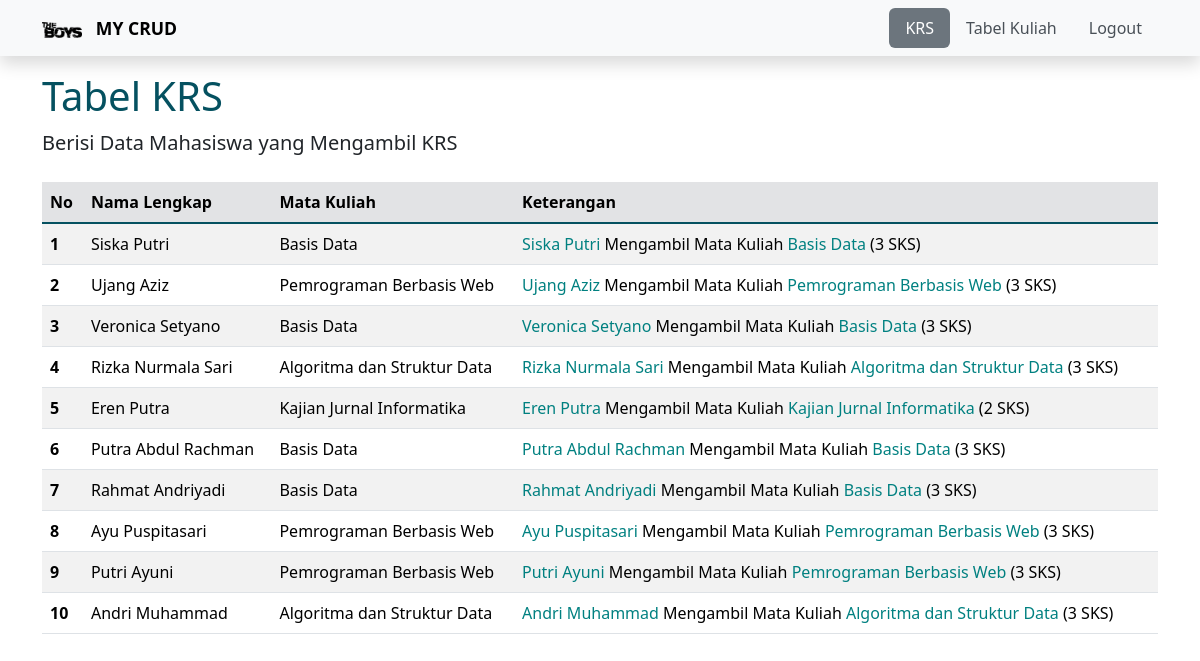
Page /show.php (signed in) on the committed database.
### tables this page shows
CREATE TABLE `mahasiswa` (
  `npm` char(13) NOT NULL,
  `nama` varchar(50) NOT NULL,
  `jurusan` enum('Teknik Informatika','Sistem Informasi') NOT NULL,
  `alamat` text NOT NULL
);

CREATE TABLE `matakuliah` (
  `kodemk` char(6) NOT NULL,
  `nama` varchar(50) NOT NULL,
  `jumlah_sks` int NOT NULL
);

### show.php (the view, shortened to what this page needs)
<?php
include 'koneksi.php';
$query = "SELECT mahasiswa.nama AS 'nama_mhs' , matakuliah.nama AS 'nama_matkul', matakuliah.jumlah_sks FROM mahasiswa JOIN krs ON mahasiswa.npm = krs.mahasiswa_npm JOIN matakuliah ON matakuliah.kodemk = krs.matakuliah_kodemk ORDER BY mahasiswa.nPM ASC";
$sql = mysqli_query($koneksi, $query);
$no = 0;
?>
<!DOCTYPE html>
<html lang="en" data-bs-theme="white">
<head>
  <link href="https://cdn.jsdelivr.net/npm/bootstrap@5.3.0/dist/css/bootstrap.min.css" rel="stylesheet"
>
  <link rel="stylesheet" href="css/bootstrap.min.css">
</head>
<body>
  <nav class="navbar bg-body-tertiary mb-5 shadow fixed-top">
    <div class="container">
      <a class="navbar-brand" href="#" style="font-size : 1.1em;">
        <img src="img/LogoTBZ.png" alt="logo" style="width: 2.3em; margin-right: 0.5em;">
        <strong class="mt-5">MY CRUD</strong>
      </a>
      <ul class="nav nav-pills">
        <li class="nav-item">
          <a class="nav-link active bg-secondary" aria-current="page" href="#">KRS</a>
        </li>
        <li class="nav-item">
          <a class="nav-link text-dark-emphasis" href="index.php">Tabel Kuliah</a>
        </li>
        <li class="nav-item">
          <a class="nav-link text-dark-emphasis" href="logout_proccess.php">Logout</a>
        </li>
      </ul>
    </div>
  </nav>
  <div class="container mt-5 pt-4">
    <figure class="text-dark">
      <blockquote class="blockquote">
        <h1 class="text-info-emphasis mt-xxl-4">Tabel KRS</h1>
        <p>Berisi Data Mahasiswa yang Mengambil KRS</p>
      </blockquote>
    </figure>
    <div class="text-info-emphasis">
      <table class="table table-hover mt-4 table-striped">
        <thead class="table-secondary">
          <tr>
            <th scope="col">No</th>
            <th scope="col">Nama Lengkap</th>
            <th scope="col">Mata Kuliah</th>
            <th scope="col">Keterangan</th>
          </tr>
        </thead>
        <tbody class="table-group-divider">
          <?php
          while ($result = mysqli_fetch_assoc($sql)) {
            ?>
            <tr>
              <th scope="row">
                <?php echo ++$no; ?>
              </th>
              <td>
                <?php echo $result['nama_mhs']; ?>
              </td>
              <td>
                <?php echo $result['nama_matkul']; ?>
              </td>
              <td>
                <?php echo "<font color='#008080'>" . $result['nama_mhs'] . "</font>" . " Mengambil Mata Kuliah" . "<font color='#008080'> " . $result['nama_matkul'] . "</font>" . " (" . $result['jumlah_sks'] . " SKS)"; ?>
              </td>
            </tr>
            <?php
          }
          ?>
        </tbody>
      </table>
    </div>
  </div>
</body>
</html>

### rows in the picture
mahasiswa: nama "Siska Putri", matakuliah.nama "Basis Data", matakuliah.jumlah_sks "3"
mahasiswa: nama "Ujang Aziz", matakuliah.nama "Pemrograman Berbasis Web", matakuliah.jumlah_sks "3"
mahasiswa: nama "Veronica Setyano", matakuliah.nama "Basis Data", matakuliah.jumlah_sks "3"
mahasiswa: nama "Rizka Nurmala Sari", matakuliah.nama "Algoritma dan Struktur Data", matakuliah.jumlah_sks "3"
mahasiswa: nama "Eren Putra", matakuliah.nama "Kajian Jurnal Informatika", matakuliah.jumlah_sks "2"
mahasiswa: nama "Putra Abdul Rachman", matakuliah.nama "Basis Data", matakuliah.jumlah_sks "3"
mahasiswa: nama "Rahmat Andriyadi", matakuliah.nama "Basis Data", matakuliah.jumlah_sks "3"
mahasiswa: nama "Ayu Puspitasari", matakuliah.nama "Pemrograman Berbasis Web", matakuliah.jumlah_sks "3"
mahasiswa: nama "Putri Ayuni", matakuliah.nama "Pemrograman Berbasis Web", matakuliah.jumlah_sks "3"
mahasiswa: nama "Andri Muhammad", matakuliah.nama "Algoritma dan Struktur Data", matakuliah.jumlah_sks "3"
